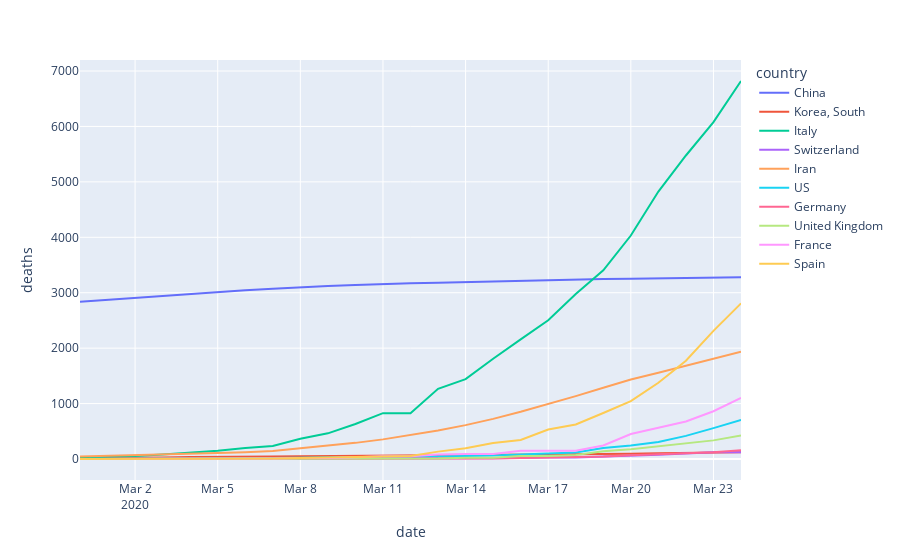
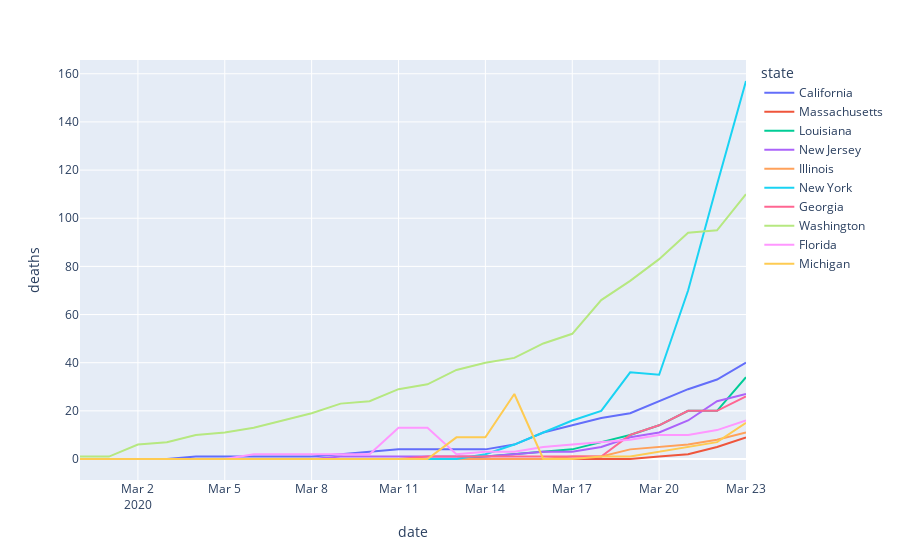

These figures' notebook cell, in order:
### Code cell
#### Plot deaths
country_deaths = covidly(scary_country_cases, y="deaths", color="country")

#### Export HTML
with open("country_deaths.html", "w") as fout:
    fout.write(to_html(country_deaths))
country_deaths.show()
covidly(scary_cases, y="deaths").show()

### Figure 1 — Plotly figure (JSON) as saved in the notebook; plotly's stock layout.template omitted (floating-point values rounded to 4 significant figures)
{"data": [{"hoverlabel": {"namelength": 0}, "hovertemplate": "country=China<br>date=%{x}<br>deaths=%{y}", "legendgroup": "China", "line": {"color": "#636efa", "dash": "solid"}, "mode": "lines", "name": "China", "showlegend": true, "type": "scatter", "x": ["2020-02-29T00:00:00", "2020-03-01T00:00:00", "2020-03-02T00:00:00", "2020-03-03T00:00:00", "2020-03-04T00:00:00", "2020-03-05T00:00:00", "2020-03-06T00:00:00", "2020-03-07T00:00:00", "2020-03-08T00:00:00", "2020-03-09T00:00:00", "2020-03-10T00:00:00", "2020-03-11T00:00:00", "2020-03-12T00:00:00", "2020-03-13T00:00:00", "2020-03-14T00:00:00", "2020-03-15T00:00:00", "2020-03-16T00:00:00", "2020-03-17T00:00:00", "2020-03-18T00:00:00", "2020-03-19T00:00:00", "2020-03-20T00:00:00", "2020-03-21T00:00:00", "2020-03-22T00:00:00", "2020-03-23T00:00:00", "2020-03-24T00:00:00"], "xaxis": "x", "y": [2837, 2872, 2914, 2947, 2983, 3015, 3044, 3072, 3100, 3123, 3139, 3161, 3172, 3180, 3193, 3203, 3217, 3230, 3241, 3249, 3253, 3259, 3274, 3274, 3281], "yaxis": "y"}, {"hoverlabel": {"namelength": 0}, "hovertemplate": "country=Korea, South<br>date=%{x}<br>deaths=%{y}", "legendgroup": "Korea, South", "line": {"color": "#EF553B", "dash": "solid"}, "mode": "lines", "name": "Korea, South", "showlegend": true, "type": "scatter", "x": ["2020-02-29T00:00:00", "2020-03-01T00:00:00", "2020-03-02T00:00:00", "2020-03-03T00:00:00", "2020-03-04T00:00:00", "2020-03-05T00:00:00", "2020-03-06T00:00:00", "2020-03-07T00:00:00", "2020-03-08T00:00:00", "2020-03-09T00:00:00", "2020-03-10T00:00:00", "2020-03-11T00:00:00", "2020-03-12T00:00:00", "2020-03-13T00:00:00", "2020-03-14T00:00:00", "2020-03-15T00:00:00", "2020-03-16T00:00:00", "2020-03-17T00:00:00", "2020-03-18T00:00:00", "2020-03-19T00:00:00", "2020-03-20T00:00:00", "2020-03-21T00:00:00", "2020-03-22T00:00:00", "2020-03-23T00:00:00", "2020-03-24T00:00:00"], "xaxis": "x", "y": [16, 17, 28, 28, 35, 35, 42, 44, 50, 53, 54, 60, 66, 66, 72, 75, 75, 81, 84, 91, 94, 102, 111, 111, 120], "yaxis": "y"}, {"hoverlabel": {"namelength": 0}, "hovertemplate": "country=Italy<br>date=%{x}<br>deaths=%{y}", "legendgroup": "Italy", "line": {"color": "#00cc96", "dash": "solid"}, "mode": "lines", "name": "Italy", "showlegend": true, "type": "scatter", "x": ["2020-02-29T00:00:00", "2020-03-01T00:00:00", "2020-03-02T00:00:00", "2020-03-03T00:00:00", "2020-03-04T00:00:00", "2020-03-05T00:00:00", "2020-03-06T00:00:00", "2020-03-07T00:00:00", "2020-03-08T00:00:00", "2020-03-09T00:00:00", "2020-03-10T00:00:00", "2020-03-11T00:00:00", "2020-03-12T00:00:00", "2020-03-13T00:00:00", "2020-03-14T00:00:00", "2020-03-15T00:00:00", "2020-03-16T00:00:00", "2020-03-17T00:00:00", "2020-03-18T00:00:00", "2020-03-19T00:00:00", "2020-03-20T00:00:00", "2020-03-21T00:00:00", "2020-03-22T00:00:00", "2020-03-23T00:00:00", "2020-03-24T00:00:00"], "xaxis": "x", "y": [29, 34, 52, 79, 107, 148, 197, 233, 366, 463, 631, 827, 827, 1266, 1441, 1809, 2158, 2503, 2978, 3405, 4032, 4825, 5476, 6077, 6820], "yaxis": "y"}, {"hoverlabel": {"namelength": 0}, "hovertemplate": "country=Switzerland<br>date=%{x}<br>deaths=%{y}", "legendgroup": "Switzerland", "line": {"color": "#ab63fa", "dash": "solid"}, "mode": "lines", "name": "Switzerland", "showlegend": true, "type": "scatter", "x": ["2020-02-29T00:00:00", "2020-03-01T00:00:00", "2020-03-02T00:00:00", "2020-03-03T00:00:00", "2020-03-04T00:00:00", "2020-03-05T00:00:00", "2020-03-06T00:00:00", "2020-03-07T00:00:00", "2020-03-08T00:00:00", "2020-03-09T00:00:00", "2020-03-10T00:00:00", "2020-03-11T00:00:00", "2020-03-12T00:00:00", "2020-03-13T00:00:00", "2020-03-14T00:00:00", "2020-03-15T00:00:00", "2020-03-16T00:00:00", "2020-03-17T00:00:00", "2020-03-18T00:00:00", "2020-03-19T00:00:00", "2020-03-20T00:00:00", "2020-03-21T00:00:00", "2020-03-22T00:00:00", "2020-03-23T00:00:00", "2020-03-24T00:00:00"], "xaxis": "x", "y": [0, 0, 0, 0, 0, 1, 1, 1, 2, 2, 3, 4, 4, 11, 13, 14, 14, 27, 28, 41, 54, 75, 98, 120, 122], "yaxis": "y"}, {"hoverlabel": {"namelength": 0}, "hovertemplate": "country=Iran<br>date=%{x}<br>deaths=%{y}", "legendgroup": "Iran", "line": {"color": "#FFA15A", "dash": "solid"}, "mode": "lines", "name": "Iran", "showlegend": true, "type": "scatter", "x": ["2020-02-29T00:00:00", "2020-03-01T00:00:00", "2020-03-02T00:00:00", "2020-03-03T00:00:00", "2020-03-04T00:00:00", "2020-03-05T00:00:00", "2020-03-06T00:00:00", "2020-03-07T00:00:00", "2020-03-08T00:00:00", "2020-03-09T00:00:00", "2020-03-10T00:00:00", "2020-03-11T00:00:00", "2020-03-12T00:00:00", "2020-03-13T00:00:00", "2020-03-14T00:00:00", "2020-03-15T00:00:00", "2020-03-16T00:00:00", "2020-03-17T00:00:00", "2020-03-18T00:00:00", "2020-03-19T00:00:00", "2020-03-20T00:00:00", "2020-03-21T00:00:00", "2020-03-22T00:00:00", "2020-03-23T00:00:00", "2020-03-24T00:00:00"], "xaxis": "x", "y": [43, 54, 66, 77, 92, 107, 124, 145, 194, 237, 291, 354, 429, 514, 611, 724, 853, 988, 1135, 1284, 1433, 1556, 1685, 1812, 1934], "yaxis": "y"}, {"hoverlabel": {"namelength": 0}, "hovertemplate": "country=US<br>date=%{x}<br>deaths=%{y}", "legendgroup": "US", "line": {"color": "#19d3f3", "dash": "solid"}, "mode": "lines", "name": "US", "showlegend": true, "type": "scatter", "x": ["2020-02-29T00:00:00", "2020-03-01T00:00:00", "2020-03-02T00:00:00", "2020-03-03T00:00:00", "2020-03-04T00:00:00", "2020-03-05T00:00:00", "2020-03-06T00:00:00", "2020-03-07T00:00:00", "2020-03-08T00:00:00", "2020-03-09T00:00:00", "2020-03-10T00:00:00", "2020-03-11T00:00:00", "2020-03-12T00:00:00", "2020-03-13T00:00:00", "2020-03-14T00:00:00", "2020-03-15T00:00:00", "2020-03-16T00:00:00", "2020-03-17T00:00:00", "2020-03-18T00:00:00", "2020-03-19T00:00:00", "2020-03-20T00:00:00", "2020-03-21T00:00:00", "2020-03-22T00:00:00", "2020-03-23T00:00:00", "2020-03-24T00:00:00"], "xaxis": "x", "y": [1, 1, 6, 7, 11, 12, 14, 17, 21, 22, 28, 36, 40, 47, 54, 63, 85, 108, 118, 200, 244, 307, 417, 557, 706], "yaxis": "y"}, {"hoverlabel": {"namelength": 0}, "hovertemplate": "country=Germany<br>date=%{x}<br>deaths=%{y}", "legendgroup": "Germany", "line": {"color": "#FF6692", "dash": "solid"}, "mode": "lines", "name": "Germany", "showlegend": true, "type": "scatter", "x": ["2020-02-29T00:00:00", "2020-03-01T00:00:00", "2020-03-02T00:00:00", "2020-03-03T00:00:00", "2020-03-04T00:00:00", "2020-03-05T00:00:00", "2020-03-06T00:00:00", "2020-03-07T00:00:00", "2020-03-08T00:00:00", "2020-03-09T00:00:00", "2020-03-10T00:00:00", "2020-03-11T00:00:00", "2020-03-12T00:00:00", "2020-03-13T00:00:00", "2020-03-14T00:00:00", "2020-03-15T00:00:00", "2020-03-16T00:00:00", "2020-03-17T00:00:00", "2020-03-18T00:00:00", "2020-03-19T00:00:00", "2020-03-20T00:00:00", "2020-03-21T00:00:00", "2020-03-22T00:00:00", "2020-03-23T00:00:00", "2020-03-24T00:00:00"], "xaxis": "x", "y": [0, 0, 0, 0, 0, 0, 0, 0, 0, 2, 2, 3, 3, 7, 9, 11, 17, 24, 28, 44, 67, 84, 94, 123, 157], "yaxis": "y"}, {"hoverlabel": {"namelength": 0}, "hovertemplate": "country=United Kingdom<br>date=%{x}<br>deaths=%{y}", "legendgroup": "United Kingdom", "line": {"color": "#B6E880", "dash": "solid"}, "mode": "lines", "name": "United Kingdom", "showlegend": true, "type": "scatter", "x": ["2020-02-29T00:00:00", "2020-03-01T00:00:00", "2020-03-02T00:00:00", "2020-03-03T00:00:00", "2020-03-04T00:00:00", "2020-03-05T00:00:00", "2020-03-06T00:00:00", "2020-03-07T00:00:00", "2020-03-08T00:00:00", "2020-03-09T00:00:00", "2020-03-10T00:00:00", "2020-03-11T00:00:00", "2020-03-12T00:00:00", "2020-03-13T00:00:00", "2020-03-14T00:00:00", "2020-03-15T00:00:00", "2020-03-16T00:00:00", "2020-03-17T00:00:00", "2020-03-18T00:00:00", "2020-03-19T00:00:00", "2020-03-20T00:00:00", "2020-03-21T00:00:00", "2020-03-22T00:00:00", "2020-03-23T00:00:00", "2020-03-24T00:00:00"], "xaxis": "x", "y": [0, 0, 0, 0, 0, 1, 2, 2, 3, 4, 6, 8, 8, 8, 21, 21, 56, 56, 72, 138, 178, 234, 282, 336, 423], "yaxis": "y"}, {"hoverlabel": {"namelength": 0}, "hovertemplate": "country=France<br>date=%{x}<br>deaths=%{y}", "legendgroup": "France", "line": {"color": "#FF97FF", "dash": "solid"}, "mode": "lines", "name": "France", "showlegend": true, "type": "scatter", "x": ["2020-02-29T00:00:00", "2020-03-01T00:00:00", "2020-03-02T00:00:00", "2020-03-03T00:00:00", "2020-03-04T00:00:00", "2020-03-05T00:00:00", "2020-03-06T00:00:00", "2020-03-07T00:00:00", "2020-03-08T00:00:00", "2020-03-09T00:00:00", "2020-03-10T00:00:00", "2020-03-11T00:00:00", "2020-03-12T00:00:00", "2020-03-13T00:00:00", "2020-03-14T00:00:00", "2020-03-15T00:00:00", "2020-03-16T00:00:00", "2020-03-17T00:00:00", "2020-03-18T00:00:00", "2020-03-19T00:00:00", "2020-03-20T00:00:00", "2020-03-21T00:00:00", "2020-03-22T00:00:00", "2020-03-23T00:00:00", "2020-03-24T00:00:00"], "xaxis": "x", "y": [2, 2, 3, 4, 4, 6, 9, 11, 19, 19, 33, 48, 48, 79, 91, 91, 149, 149, 149, 244, 451, 563, 676, 862, 1102], "yaxis": "y"}, {"hoverlabel": {"namelength": 0}, "hovertemplate": "country=Spain<br>date=%{x}<br>deaths=%{y}", "legendgroup": "Spain", "line": {"color": "#FECB52", "dash": "solid"}, "mode": "lines", "name": "Spain", "showlegend": true, "type": "scatter", "x": ["2020-02-29T00:00:00", "2020-03-01T00:00:00", "2020-03-02T00:00:00", "2020-03-03T00:00:00", "2020-03-04T00:00:00", "2020-03-05T00:00:00", "2020-03-06T00:00:00", "2020-03-07T00:00:00", "2020-03-08T00:00:00", "2020-03-09T00:00:00", "2020-03-10T00:00:00", "2020-03-11T00:00:00", "2020-03-12T00:00:00", "2020-03-13T00:00:00", "2020-03-14T00:00:00", "2020-03-15T00:00:00", "2020-03-16T00:00:00", "2020-03-17T00:00:00", "2020-03-18T00:00:00", "2020-03-19T00:00:00", "2020-03-20T00:00:00", "2020-03-21T00:00:00", "2020-03-22T00:00:00", "2020-03-23T00:00:00", "2020-03-24T00:00:00"], "xaxis": "x", "y": [0, 0, 0, 1, 2, 3, 5, 10, 17, 28, 35, 54, 55, 133, 195, 289, 342, 533, 623, 830, 1043, 1375, 1772, 2311, 2808], "yaxis": "y"}], "layout": {"legend": {"title": {"text": "country"}, "tracegroupgap": 0}, "margin": {"t": 60}, "xaxis": {"anchor": "y", "domain": [0, 1], "title": {"text": "date"}}, "yaxis": {"anchor": "x", "domain": [0, 1], "title": {"text": "deaths"}}}}

### Figure 2 — Plotly figure (JSON) as saved in the notebook; plotly's stock layout.template omitted (floating-point values rounded to 4 significant figures)
{"data": [{"hoverlabel": {"namelength": 0}, "hovertemplate": "state=California<br>date=%{x}<br>deaths=%{y}", "legendgroup": "California", "line": {"color": "#636efa", "dash": "solid"}, "mode": "lines", "name": "California", "showlegend": true, "type": "scatter", "x": ["2020-02-29T00:00:00", "2020-03-01T00:00:00", "2020-03-02T00:00:00", "2020-03-03T00:00:00", "2020-03-04T00:00:00", "2020-03-05T00:00:00", "2020-03-06T00:00:00", "2020-03-07T00:00:00", "2020-03-08T00:00:00", "2020-03-09T00:00:00", "2020-03-10T00:00:00", "2020-03-11T00:00:00", "2020-03-12T00:00:00", "2020-03-13T00:00:00", "2020-03-14T00:00:00", "2020-03-15T00:00:00", "2020-03-16T00:00:00", "2020-03-17T00:00:00", "2020-03-18T00:00:00", "2020-03-19T00:00:00", "2020-03-20T00:00:00", "2020-03-21T00:00:00", "2020-03-22T00:00:00", "2020-03-23T00:00:00"], "xaxis": "x", "y": [0, 0, 0, 0, 1, 1, 1, 1, 1, 2, 3, 4, 4, 4, 4, 6, 11, 14, 17, 19, 24, 29, 33, 40], "yaxis": "y"}, {"hoverlabel": {"namelength": 0}, "hovertemplate": "state=Massachusetts<br>date=%{x}<br>deaths=%{y}", "legendgroup": "Massachusetts", "line": {"color": "#EF553B", "dash": "solid"}, "mode": "lines", "name": "Massachusetts", "showlegend": true, "type": "scatter", "x": ["2020-02-29T00:00:00", "2020-03-01T00:00:00", "2020-03-02T00:00:00", "2020-03-03T00:00:00", "2020-03-04T00:00:00", "2020-03-05T00:00:00", "2020-03-06T00:00:00", "2020-03-07T00:00:00", "2020-03-08T00:00:00", "2020-03-09T00:00:00", "2020-03-10T00:00:00", "2020-03-11T00:00:00", "2020-03-12T00:00:00", "2020-03-13T00:00:00", "2020-03-14T00:00:00", "2020-03-15T00:00:00", "2020-03-16T00:00:00", "2020-03-17T00:00:00", "2020-03-18T00:00:00", "2020-03-19T00:00:00", "2020-03-20T00:00:00", "2020-03-21T00:00:00", "2020-03-22T00:00:00", "2020-03-23T00:00:00"], "xaxis": "x", "y": [0, 0, 0, 0, 0, 0, 0, 0, 0, 0, 0, 0, 0, 0, 0, 0, 0, 0, 0, 0, 1, 2, 5, 9], "yaxis": "y"}, {"hoverlabel": {"namelength": 0}, "hovertemplate": "state=Louisiana<br>date=%{x}<br>deaths=%{y}", "legendgroup": "Louisiana", "line": {"color": "#00cc96", "dash": "solid"}, "mode": "lines", "name": "Louisiana", "showlegend": true, "type": "scatter", "x": ["2020-02-29T00:00:00", "2020-03-01T00:00:00", "2020-03-02T00:00:00", "2020-03-03T00:00:00", "2020-03-04T00:00:00", "2020-03-05T00:00:00", "2020-03-06T00:00:00", "2020-03-07T00:00:00", "2020-03-08T00:00:00", "2020-03-09T00:00:00", "2020-03-10T00:00:00", "2020-03-11T00:00:00", "2020-03-12T00:00:00", "2020-03-13T00:00:00", "2020-03-14T00:00:00", "2020-03-15T00:00:00", "2020-03-16T00:00:00", "2020-03-17T00:00:00", "2020-03-18T00:00:00", "2020-03-19T00:00:00", "2020-03-20T00:00:00", "2020-03-21T00:00:00", "2020-03-22T00:00:00", "2020-03-23T00:00:00"], "xaxis": "x", "y": [0, 0, 0, 0, 0, 0, 0, 0, 0, 0, 0, 0, 0, 0, 1, 2, 3, 4, 7, 10, 14, 20, 20, 34], "yaxis": "y"}, {"hoverlabel": {"namelength": 0}, "hovertemplate": "state=New Jersey<br>date=%{x}<br>deaths=%{y}", "legendgroup": "New Jersey", "line": {"color": "#ab63fa", "dash": "solid"}, "mode": "lines", "name": "New Jersey", "showlegend": true, "type": "scatter", "x": ["2020-02-29T00:00:00", "2020-03-01T00:00:00", "2020-03-02T00:00:00", "2020-03-03T00:00:00", "2020-03-04T00:00:00", "2020-03-05T00:00:00", "2020-03-06T00:00:00", "2020-03-07T00:00:00", "2020-03-08T00:00:00", "2020-03-09T00:00:00", "2020-03-10T00:00:00", "2020-03-11T00:00:00", "2020-03-12T00:00:00", "2020-03-13T00:00:00", "2020-03-14T00:00:00", "2020-03-15T00:00:00", "2020-03-16T00:00:00", "2020-03-17T00:00:00", "2020-03-18T00:00:00", "2020-03-19T00:00:00", "2020-03-20T00:00:00", "2020-03-21T00:00:00", "2020-03-22T00:00:00", "2020-03-23T00:00:00"], "xaxis": "x", "y": [0, 0, 0, 0, 0, 0, 0, 0, 0, 1, 1, 1, 1, 1, 1, 2, 3, 3, 5, 9, 11, 16, 24, 27], "yaxis": "y"}, {"hoverlabel": {"namelength": 0}, "hovertemplate": "state=Illinois<br>date=%{x}<br>deaths=%{y}", "legendgroup": "Illinois", "line": {"color": "#FFA15A", "dash": "solid"}, "mode": "lines", "name": "Illinois", "showlegend": true, "type": "scatter", "x": ["2020-02-29T00:00:00", "2020-03-01T00:00:00", "2020-03-02T00:00:00", "2020-03-03T00:00:00", "2020-03-04T00:00:00", "2020-03-05T00:00:00", "2020-03-06T00:00:00", "2020-03-07T00:00:00", "2020-03-08T00:00:00", "2020-03-09T00:00:00", "2020-03-10T00:00:00", "2020-03-11T00:00:00", "2020-03-12T00:00:00", "2020-03-13T00:00:00", "2020-03-14T00:00:00", "2020-03-15T00:00:00", "2020-03-16T00:00:00", "2020-03-17T00:00:00", "2020-03-18T00:00:00", "2020-03-19T00:00:00", "2020-03-20T00:00:00", "2020-03-21T00:00:00", "2020-03-22T00:00:00", "2020-03-23T00:00:00"], "xaxis": "x", "y": [0, 0, 0, 0, 0, 0, 0, 0, 0, 0, 0, 0, 0, 0, 0, 0, 0, 1, 1, 4, 5, 6, 8, 11], "yaxis": "y"}, {"hoverlabel": {"namelength": 0}, "hovertemplate": "state=New York<br>date=%{x}<br>deaths=%{y}", "legendgroup": "New York", "line": {"color": "#19d3f3", "dash": "solid"}, "mode": "lines", "name": "New York", "showlegend": true, "type": "scatter", "x": ["2020-02-29T00:00:00", "2020-03-01T00:00:00", "2020-03-02T00:00:00", "2020-03-03T00:00:00", "2020-03-04T00:00:00", "2020-03-05T00:00:00", "2020-03-06T00:00:00", "2020-03-07T00:00:00", "2020-03-08T00:00:00", "2020-03-09T00:00:00", "2020-03-10T00:00:00", "2020-03-11T00:00:00", "2020-03-12T00:00:00", "2020-03-13T00:00:00", "2020-03-14T00:00:00", "2020-03-15T00:00:00", "2020-03-16T00:00:00", "2020-03-17T00:00:00", "2020-03-18T00:00:00", "2020-03-19T00:00:00", "2020-03-20T00:00:00", "2020-03-21T00:00:00", "2020-03-22T00:00:00", "2020-03-23T00:00:00"], "xaxis": "x", "y": [0, 0, 0, 0, 0, 0, 0, 0, 0, 0, 0, 0, 0, 0, 2, 6, 11, 16, 20, 36, 35, 70, 114, 157], "yaxis": "y"}, {"hoverlabel": {"namelength": 0}, "hovertemplate": "state=Georgia<br>date=%{x}<br>deaths=%{y}", "legendgroup": "Georgia", "line": {"color": "#FF6692", "dash": "solid"}, "mode": "lines", "name": "Georgia", "showlegend": true, "type": "scatter", "x": ["2020-02-29T00:00:00", "2020-03-01T00:00:00", "2020-03-02T00:00:00", "2020-03-03T00:00:00", "2020-03-04T00:00:00", "2020-03-05T00:00:00", "2020-03-06T00:00:00", "2020-03-07T00:00:00", "2020-03-08T00:00:00", "2020-03-09T00:00:00", "2020-03-10T00:00:00", "2020-03-11T00:00:00", "2020-03-12T00:00:00", "2020-03-13T00:00:00", "2020-03-14T00:00:00", "2020-03-15T00:00:00", "2020-03-16T00:00:00", "2020-03-17T00:00:00", "2020-03-18T00:00:00", "2020-03-19T00:00:00", "2020-03-20T00:00:00", "2020-03-21T00:00:00", "2020-03-22T00:00:00", "2020-03-23T00:00:00"], "xaxis": "x", "y": [0, 0, 0, 0, 0, 0, 0, 0, 0, 0, 0, 0, 1, 1, 1, 1, 1, 1, 1, 10, 14, 20, 20, 26], "yaxis": "y"}, {"hoverlabel": {"namelength": 0}, "hovertemplate": "state=Washington<br>date=%{x}<br>deaths=%{y}", "legendgroup": "Washington", "line": {"color": "#B6E880", "dash": "solid"}, "mode": "lines", "name": "Washington", "showlegend": true, "type": "scatter", "x": ["2020-02-29T00:00:00", "2020-03-01T00:00:00", "2020-03-02T00:00:00", "2020-03-03T00:00:00", "2020-03-04T00:00:00", "2020-03-05T00:00:00", "2020-03-06T00:00:00", "2020-03-07T00:00:00", "2020-03-08T00:00:00", "2020-03-09T00:00:00", "2020-03-10T00:00:00", "2020-03-11T00:00:00", "2020-03-12T00:00:00", "2020-03-13T00:00:00", "2020-03-14T00:00:00", "2020-03-15T00:00:00", "2020-03-16T00:00:00", "2020-03-17T00:00:00", "2020-03-18T00:00:00", "2020-03-19T00:00:00", "2020-03-20T00:00:00", "2020-03-21T00:00:00", "2020-03-22T00:00:00", "2020-03-23T00:00:00"], "xaxis": "x", "y": [1, 1, 6, 7, 10, 11, 13, 16, 19, 23, 24, 29, 31, 37, 40, 42, 48, 52, 66, 74, 83, 94, 95, 110], "yaxis": "y"}, {"hoverlabel": {"namelength": 0}, "hovertemplate": "state=Florida<br>date=%{x}<br>deaths=%{y}", "legendgroup": "Florida", "line": {"color": "#FF97FF", "dash": "solid"}, "mode": "lines", "name": "Florida", "showlegend": true, "type": "scatter", "x": ["2020-02-29T00:00:00", "2020-03-01T00:00:00", "2020-03-02T00:00:00", "2020-03-03T00:00:00", "2020-03-04T00:00:00", "2020-03-05T00:00:00", "2020-03-06T00:00:00", "2020-03-07T00:00:00", "2020-03-08T00:00:00", "2020-03-09T00:00:00", "2020-03-10T00:00:00", "2020-03-11T00:00:00", "2020-03-12T00:00:00", "2020-03-13T00:00:00", "2020-03-14T00:00:00", "2020-03-15T00:00:00", "2020-03-16T00:00:00", "2020-03-17T00:00:00", "2020-03-18T00:00:00", "2020-03-19T00:00:00", "2020-03-20T00:00:00", "2020-03-21T00:00:00", "2020-03-22T00:00:00", "2020-03-23T00:00:00"], "xaxis": "x", "y": [0, 0, 0, 0, 0, 0, 2, 2, 2, 2, 2, 13, 13, 2, 3, 3, 5, 6, 7, 8, 10, 10, 12, 16], "yaxis": "y"}, {"hoverlabel": {"namelength": 0}, "hovertemplate": "state=Michigan<br>date=%{x}<br>deaths=%{y}", "legendgroup": "Michigan", "line": {"color": "#FECB52", "dash": "solid"}, "mode": "lines", "name": "Michigan", "showlegend": true, "type": "scatter", "x": ["2020-02-29T00:00:00", "2020-03-01T00:00:00", "2020-03-02T00:00:00", "2020-03-03T00:00:00", "2020-03-04T00:00:00", "2020-03-05T00:00:00", "2020-03-06T00:00:00", "2020-03-07T00:00:00", "2020-03-08T00:00:00", "2020-03-09T00:00:00", "2020-03-10T00:00:00", "2020-03-11T00:00:00", "2020-03-12T00:00:00", "2020-03-13T00:00:00", "2020-03-14T00:00:00", "2020-03-15T00:00:00", "2020-03-16T00:00:00", "2020-03-17T00:00:00", "2020-03-18T00:00:00", "2020-03-19T00:00:00", "2020-03-20T00:00:00", "2020-03-21T00:00:00", "2020-03-22T00:00:00", "2020-03-23T00:00:00"], "xaxis": "x", "y": [0, 0, 0, 0, 0, 0, 0, 0, 0, 0, 0, 0, 0, 9, 9, 27, 0, 0, 1, 1, 3, 5, 7, 15], "yaxis": "y"}], "layout": {"legend": {"title": {"text": "state"}, "tracegroupgap": 0}, "margin": {"t": 60}, "xaxis": {"anchor": "y", "domain": [0, 1], "title": {"text": "date"}}, "yaxis": {"anchor": "x", "domain": [0, 1], "title": {"text": "deaths"}}}}
